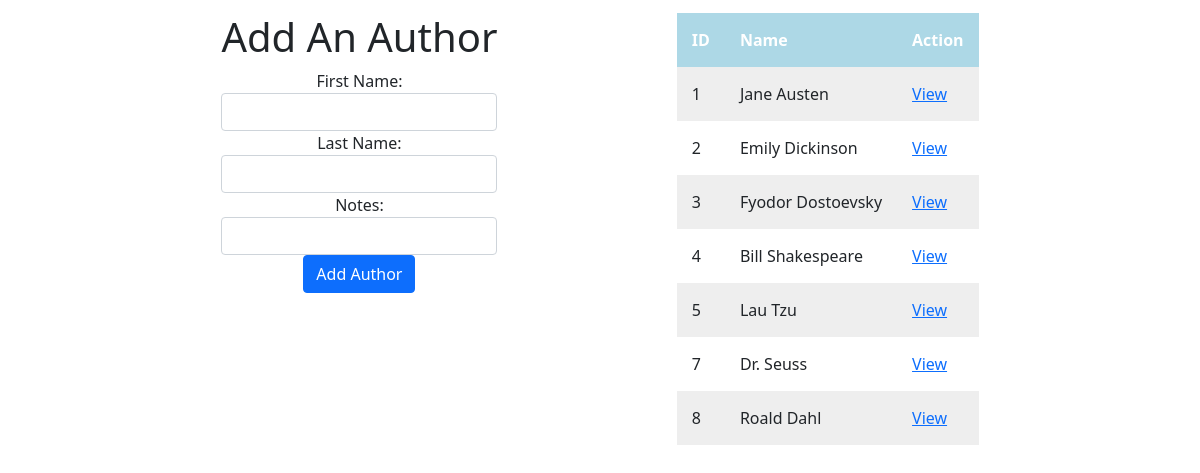
Page /authors on the earlier database version.
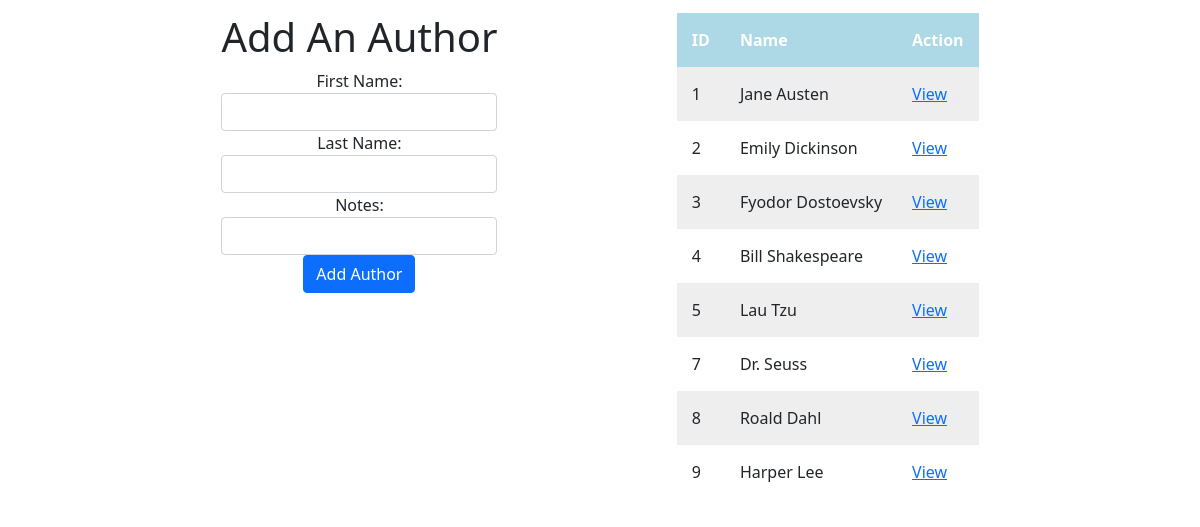
Same page on the later database version.
### books_authors_app/models.py (models this page shows)
class Author(models.Model):
    first_name = models.CharField(max_length=45)
    last_name = models.CharField(max_length=45)
    books = models.ManyToManyField(Book, related_name="authors")
    notes = models.TextField()
    created_at = models.DateTimeField(auto_now_add=True)
    updated_at = models.DateTimeField(auto_now=True)

### books_authors_app/views.py (the view)
# urls.py: path('authors', views.author),
def author(request):
  context = {
    'all_authors': Author.objects.all()
  }
  return render(request, 'authors.html', context)

### books_authors_app/templates/authors.html (shortened to what this page needs)
<!DOCTYPE html>
<html>
  <head>
    <link href="https://cdn.jsdelivr.net/npm/bootstrap@5.0.0-beta1/dist/css/bootstrap.min.css" rel="stylesheet">
    {% load static %}
    <link rel="stylesheet" href="{% static 'css/style.css' %}">
  </head>
  <body>
    <div class="container">
      <div class="add-book">
        <h1>Add An Author</h1>
            <div class="form-row">
            <form action="/addAuthor" method='post'>
            <div class="col">
                First Name: <input type="text" class="form-control" name="first_name">
            </div>
            <div class="col">
              Last Name: <input type="text" class="form-control" name="last_name">
          </div>
            <div class="col">
                Notes: <input type="text" class="form-control" name="notes">
            </div>
            <input type="submit" class="btn btn-primary" value="Add Author">
            </form>
            </div>
    </div>
    <div class="all-authors">
      <table>
          <tr>
            <th>ID</th>
            <th>Name</th>
            <th>Action</th>
          </tr>
          {% for author in all_authors %}
          <tr>
            <td>{{author.id}}</td>
            <td>{{author.first_name}} {{author.last_name}}</td>
            <td><a href="/authors/{{author.id}}"">View</a>
            </td>
          </tr>
          {% endfor %}
      </table>
    </div>
    </div>
  </body>
</html>

Differences in the rows shown:
added Author: id "9", first_name "Harper", last_name "Lee"
